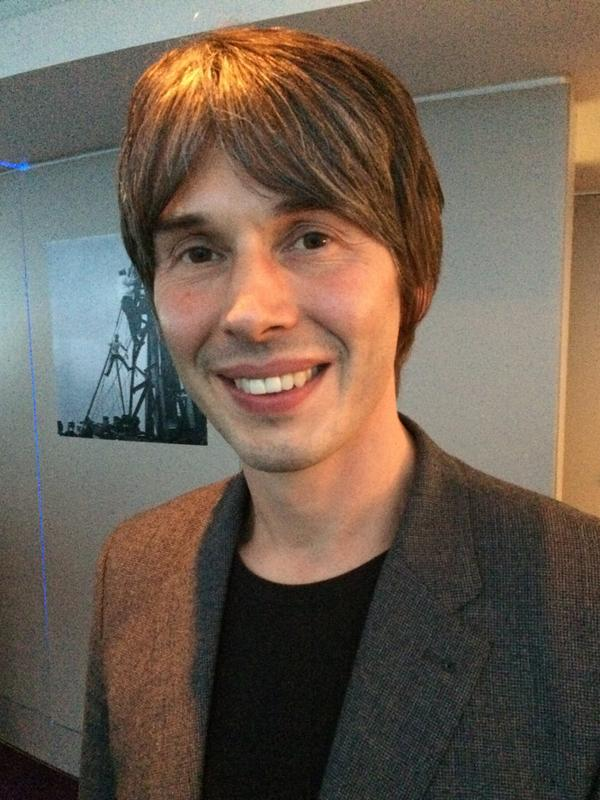
#> input picture image/00001.png, 600 x 800 px
$ python compute_seg_metrics_by_naver.py image/00001.png image/00001.png
#> lines starting #> are read from the running program, lines starting #| are printed output that depends on the picture
# =============================================================================
# Description   : Compute segmentation metrics (IoU, Boundary IoU, Boundary F1)
# Author        : Deepixel
# Created       : 2025-05-26
# Python        : 3.10
# opencv-python : 410.0.84
# numpy         : 1.26.4
# =============================================================================

import cv2
import numpy as np
import sys
import os
import glob
from pathlib import Path


def boundary_precision(predicted_boundary: np.ndarray, gt_boundary: np.ndarray, thickness=15) -> float:
    """
    Calculate boundary precision.

    Parameters
    ----------
    predicted_boundary : np.ndarray of shape (H, W), dtype=np.uint8
        Predicted boundary mask.
        0 for background, >0 for boundary pixels.

    gt_boundary : np.ndarray of shape (H, W), dtype=np.uint8
        Ground truth boundary mask.
        0 for background, >0 for boundary pixels.

    thickness : int, optional
        Thickness of the boundary to be considered. Default is 15.

    Returns
    -------
    precision : float
        Boundary precision score, rounded to 2 decimal places.
    """
    if np.sum(predicted_boundary) == 0:
        return 0.0

    # Dilate ground truth boundary for tolerance
    kernel = cv2.getStructuringElement(cv2.MORPH_RECT, (3, 3))
    dilated_gt = cv2.dilate(gt_boundary, kernel, iterations=thickness)

    # Count true positives (predicted boundary points within dilated GT boundary)
    true_positives = np.sum(predicted_boundary & dilated_gt)

    # Calculate precision
    precision = true_positives / np.sum(predicted_boundary)

    return precision


def boundary_recall(predicted_boundary: np.ndarray, gt_boundary: np.ndarray, thickness=15) -> float:
    """
    Calculate boundary recall.

    Parameters
    ----------
    predicted_boundary : np.ndarray of shape (H, W), dtype=np.uint8
        Predicted boundary mask.
        0 for background, >0 for boundary pixels.

    gt_boundary : np.ndarray of shape (H, W), dtype=np.uint8
        Ground truth boundary mask.
        0 for background, >0 for boundary pixels.

    thickness : int, optional
        Thickness of the boundary to be considered. Default is 15.

    Returns
    -------
    recall : float
        Boundary recall score, rounded to 2 decimal places.
    """
    if np.sum(gt_boundary) == 0:
        return 0.0

    # Dilate predicted boundary for tolerance
    kernel = cv2.getStructuringElement(cv2.MORPH_RECT, (3, 3))
    dilated_pred = cv2.dilate(predicted_boundary, kernel, iterations=thickness)

    # Count true positives (GT boundary points within dilated predicted boundary)
    true_positives = np.sum(gt_boundary & dilated_pred)

    # Calculate recall
    recall = true_positives / np.sum(gt_boundary)

    return recall


def extract_boundary(mask: np.ndarray, thickness=15):
    """
    Extract the boundary of a binary mask using morphological operations.

    Parameters
    ----------
    mask : np.ndarray of shape (H, W), dtype=np.uint8
        mask from which to extract the boundary.
        0 for background, >0 for foreground.

    thickness : int, optional
        Thickness of the boundary to be extracted. Default is 15.

    Returns
    -------
    boundary_mask : np.ndarray of shape (H, W), dtype=np.uint8
        mask representing the boundary.
        0 for background, >0 for boundary pixels.
    """

    kernel = cv2.getStructuringElement(cv2.MORPH_RECT, (thickness, thickness))
    dilated_mask = cv2.dilate(mask, kernel, iterations=1)
    eroded_mask = cv2.erode(mask, kernel, iterations=1)
    boundary_mask = dilated_mask - eroded_mask

    return boundary_mask


def compute_iou(true_mask: np.ndarray, pred_mask: np.ndarray) -> float:
    """
    Compute Intersection over Union (IoU) for binary masks.

    Parameters
    ----------
    true_mask : np.ndarray of shape (H, W), dtype=np.uint8
        Ground truth mask.
        0 for background, >0 for foreground.

    pred_mask : np.ndarray of shape (H, W), dtype=np.uint8
        Predicted mask.
        0 for background, >0 for foreground.

    Returns
    -------
    iou : float
        Intersection over Union score, rounded to 2 decimal places.
    """

    true_label = true_mask > 0
    true_class = pred_mask > 0

    intersection = np.sum(np.logical_and(true_label, true_class))
    union = np.sum(np.logical_or(true_label, true_class))

    iou = intersection / union if union > 0 else 0

    iou = round(iou * 100, 2)

    return iou


# [223 lines left out: functions compute_biou, compute_boundary_f1, check_alpha_channel_from_image, compute_boundary_f1_with_alpha, compute_biou_with_alpha, not called in this run]


def compute_metrics(gt_paths: list[str], pred_mask_paths: list[str], use_alpha_for_boundary: bool = True) -> tuple[float, float, float]:
    """
    Compute metrics for the portrait segmentation.

    Parameters
    ----------
    gt_paths : list of str
        List of paths to the ground truth masks.

    pred_mask_paths : list of str
        List of paths to the predicted binary masks.

    use_alpha_for_boundary : bool, optional
        Whether to use alpha channel for boundary metrics (BIoU and Boundary F1) calculation. Default is True.

    Returns
    -------
        miou (float): Mean Intersection over Union (using grayscale).
        mean_bd_f1 (float): Mean Boundary F1 score.
        mean_biou (float): Mean Boundary IoU.

    """
#> called with use_alpha_for_boundary = True
    print("=" * 80)
    print("🚀 Starting Segmentation Metrics Computation")
    print(f"📊 Total images to process: {len(pred_mask_paths)}")
    print(f"🎯 Using alpha channel for boundary metrics: {use_alpha_for_boundary}")
    print("=" * 80)
    print()

    TARGET_SIZE = (256, 256)

    miou = 0
    mean_bd_f1 = 0
    mean_biou = 0
    alpha_count = 0
    cnt = 0

    for gt_path, pred_mask_path in zip(gt_paths, pred_mask_paths):
        # 파일 존재 여부 확인
        if not os.path.exists(gt_path):
            print(f"❌ Error: GT file not found: {gt_path}")
            continue
        if not os.path.exists(pred_mask_path):
            print(f"❌ Error: Prediction file not found: {pred_mask_path}")
            continue

        print(f"📁 Processing GT: {gt_path}")
        print(f"📁 Processing Pred: {pred_mask_path}")

        # 1. GT 읽기 및 리사이즈 (그레이스케일)
        gt = cv2.imread(gt_path, cv2.IMREAD_GRAYSCALE)
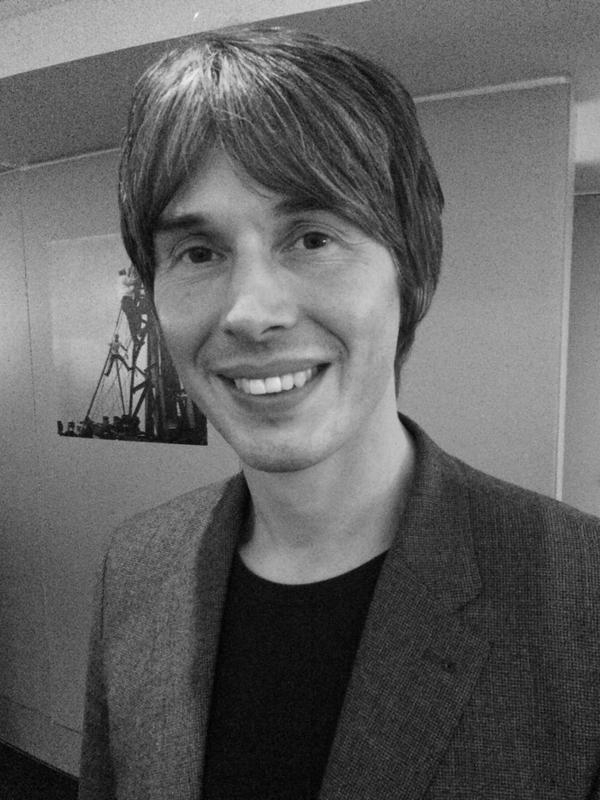
#> gt: shape (800, 600); min 0, max 253, mean 97.1
        if gt is None:
            print(f"❌ Error: Cannot read GT image: {gt_path}")
            continue
        resized_gt = cv2.resize(gt, TARGET_SIZE, interpolation=cv2.INTER_LINEAR)
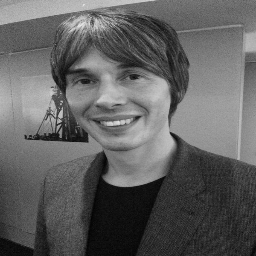
#> resized_gt: shape (256, 256); min 2, max 231, mean 97

        # 2. Pred 읽기 및 알파 채널 확인
        pred_img = cv2.imread(pred_mask_path, cv2.IMREAD_UNCHANGED)
#> pred_img is the input picture: shape (800, 600, 3); mean B, G, R 81.9, 94.8, 109.3
        if pred_img is None:
            print(f"❌ Error: Cannot read prediction image: {pred_mask_path}")
            continue

        # 3. 알파 채널 처리
        if len(pred_img.shape) == 3 and pred_img.shape[2] == 4:  # RGBA
            # pred_mask = pred_img[:, :, 3]  # 알파 채널 사용

            # ------------------- ➕ 추가 1----------------------------
            # rgb 이미지 추출 및 rgb 이미지를 grayscale로 변환
            sample = cv2.cvtColor(pred_img[:, :, :3], cv2.COLOR_BGR2GRAY)
            # foreground (사람)만 픽셀을 1로 만들고, 배경은 0으로 변환
            sample = np.where(sample > 0, 1, 0)
            # unsigned integer 8bit로 변환
            pseudo_mask = sample.astype(np.uint8)

            # [5 lines of commented-out code are left out]
            pred_mask = pseudo_mask
            # ------------------------------------------------------

            alpha_count += 1
            print(f"   ✅ Using alpha channel for metrics")
        else:
            # 알파 채널 없음 - 그레이스케일로 변환
            if len(pred_img.shape) == 3:
                pred_mask = cv2.cvtColor(pred_img, cv2.COLOR_BGR2GRAY)
            else:
                pred_mask = pred_img
            print(f"   ⚠️  No alpha channel - using grayscale")

        # 4. Pred 마스크 리사이즈
        resized_pred_mask = cv2.resize(pred_mask, TARGET_SIZE, interpolation=cv2.INTER_LINEAR)

        # -------------------➕ 추가 2----------------------------
        # 이 코드는 메트릭 연산의 안정성을 위해 추가된 코드입니다.

        # foreground (사람)만 픽셀을 1로 만들고, 배경은 0으로 변환
        resized_gt = np.where(resized_gt > 0, 1, 0)
#> resized_gt: shape (256, 256) int64; every value is 1
        # unsigned integer 8bit로 변환
        resized_gt = resized_gt.astype(np.uint8)
#> resized_gt: shape (256, 256); every value is 1
        # ------------------------------------------------------

        # 5. 메트릭 계산
        # IoU 계산
        iou = compute_iou(resized_gt, resized_pred_mask)
#> in compute_iou, `intersection = np.sum(np.logical_and(true_label, true_class))`: intersection = 65536
#> in compute_iou, `iou = intersection / union if union > 0 else 0`: iou = 1
#> in compute_iou, `iou = round(iou * 100, 2)`: iou = 100
#> iou = 100
        miou += iou
#> miou = 100

        # BIoU 계산
        true_boundaries = extract_boundary(resized_gt, thickness=15)
#> in extract_boundary, `boundary_mask = dilated_mask - eroded_mask`: boundary_mask: shape (256, 256); every value is 0
        pred_boundaries = extract_boundary(resized_pred_mask, thickness=15)
#> call 2 of extract_boundary, with thickness = 15
#> in extract_boundary (call 2), `dilated_mask = cv2.dilate(mask, kernel, iterations=1)`:
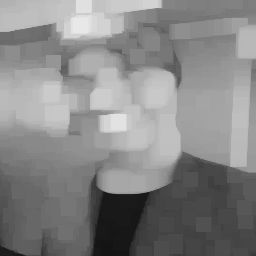
#> dilated_mask: shape (256, 256); min 20, max 232, mean 133.6
#> in extract_boundary (call 2), `eroded_mask = cv2.erode(mask, kernel, iterations=1)`:
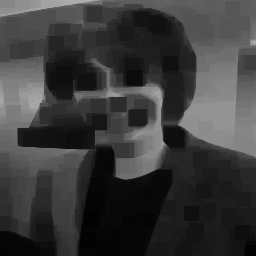
#> eroded_mask: shape (256, 256); min 2, max 177, mean 58.6
#> in extract_boundary (call 2), `boundary_mask = dilated_mask - eroded_mask`:
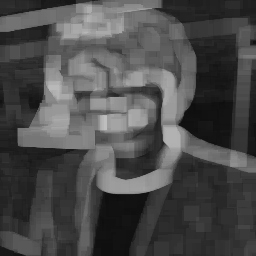
#> boundary_mask: shape (256, 256); min 13, max 190, mean 75
        biou = compute_iou(true_boundaries, pred_boundaries)
#> biou = 0
        mean_biou += biou
#> mean_biou = 0

        # Boundary F1 계산
        precision = boundary_precision(pred_boundaries, true_boundaries, thickness=2)
#> precision = 0
        recall = boundary_recall(pred_boundaries, true_boundaries, thickness=2)
#> recall = 0
        bd_f1 = 2 * precision * recall / (precision + recall) if (precision + recall) > 0 else 0
#> bd_f1 = 0
        bd_f1 = round(bd_f1 * 100, 2)
        mean_bd_f1 += bd_f1
#> mean_bd_f1 = 0

        cnt += 1
        print(f"✅ Processed {cnt}/{len(pred_mask_paths)} images")
        print("-" * 50)

    if cnt == 0:
        print("❌ Error: No images were successfully processed!")
        return 0.0, 0.0, 0.0

    miou = miou / cnt
    mean_bd_f1 = mean_bd_f1 / cnt
    mean_biou = mean_biou / cnt

    # 최종 결과 출력
    print()
    print("=" * 80)
    print("📈 FINAL RESULTS")
    print("=" * 80)
    print(f"🔍 Alpha channel statistics:")
    print(f"   - Images with alpha channel: {alpha_count}/{cnt} ({alpha_count/cnt*100:.1f}%)")
    print(f"   - Images without alpha channel: {cnt-alpha_count}/{cnt} ({(cnt-alpha_count)/cnt*100:.1f}%)")
    print()

    print(f"📊 Metrics Summary:")
    print(f"   - Mean IoU: {miou:.2f}%")
#|    - Mean IoU: 100.00%
    print(f"   - Mean Boundary F1: {mean_bd_f1:.2f}%")
#|    - Mean Boundary F1: 0.00%
    print(f"   - Mean Boundary IoU: {mean_biou:.2f}%")
#|    - Mean Boundary IoU: 0.00%
    print("=" * 80)

    return miou, mean_bd_f1, mean_biou


def get_image_files(path: str) -> list[str]:
    """
    Get list of image files from a path (file or directory).

    Parameters
    ----------
    path : str
        Path to file or directory.

    Returns
    -------
    image_files : list[str]
        List of image file paths.
    """
    if os.path.isfile(path):
        return [path]
    elif os.path.isdir(path):
        # 지원하는 이미지 확장자
        extensions = ['*.png', '*.jpg', '*.jpeg', '*.bmp', '*.tiff', '*.tif']
        image_files = []

        for ext in extensions:
            pattern = os.path.join(path, ext)
            image_files.extend(glob.glob(pattern))
            # 대소문자 구분 없이 검색
            pattern_upper = os.path.join(path, ext.upper())
            image_files.extend(glob.glob(pattern_upper))

        # 중복 제거 및 정렬
        image_files = sorted(list(set(image_files)))
        return image_files
    else:
        return []


def match_image_pairs(gt_path: str, pred_path: str) -> tuple[list[str], list[str]]:
    """
    Match GT and prediction image pairs from given paths by order (not by filename).

    Parameters
    ----------
    gt_path : str
        Path to GT file or directory.
    pred_path : str
        Path to prediction file or directory.

    Returns
    -------
    gt_files : list[str]
        List of matched GT file paths.
    pred_files : list[str]
        List of matched prediction file paths.
    """
    gt_files = get_image_files(gt_path)
    pred_files = get_image_files(pred_path)

    if not gt_files:
        print(f"❌ No image files found in GT path: {gt_path}")
        return [], []

    if not pred_files:
        print(f"❌ No image files found in prediction path: {pred_path}")
        return [], []

    print(f"📁 GT folder contains {len(gt_files)} images")
    print(f"📁 Prediction folder contains {len(pred_files)} images")

    # 순서대로 매칭 (파일명 비교 없음)
    min_count = min(len(gt_files), len(pred_files))

    if len(gt_files) != len(pred_files):
        print(f"⚠️  Warning: Different number of files in folders!")
        print(f"   GT: {len(gt_files)} files, Pred: {len(pred_files)} files")
        print(f"   Will process first {min_count} pairs")

    matched_gt = gt_files[:min_count]
    matched_pred = pred_files[:min_count]

    print(f"\n📊 Matching pairs by order:")
    for i, (gt_file, pred_file) in enumerate(zip(matched_gt, matched_pred), 1):
        print(f"   {i:3d}. {Path(gt_file).name} ↔ {Path(pred_file).name}")
        if i >= 5 and len(matched_gt) > 10:  # 처음 5개와 마지막 5개만 표시
            if i == 5:
                print(f"   ... (showing first 5 and last 5 of {len(matched_gt)} pairs)")
            if i < len(matched_gt) - 4:
                continue

    return matched_gt, matched_pred


if __name__ == "__main__":
    if len(sys.argv) < 3:
        print("Usage: python compute_seg_metrics_org.py <gt_path> <pred_path>")
        print("  <gt_path>   : Path to GT file or directory")
        print("  <pred_path> : Path to prediction file or directory")
        print()
        print("Examples:")
        print("  python compute_seg_metrics_org.py gt.png pred.png")
        print("  python compute_seg_metrics_org.py /path/to/gt_folder /path/to/pred_folder")
        print("  python compute_seg_metrics_org.py gt_folder pred_folder")
        sys.exit(1)

    gt_input = sys.argv[1]
    pred_input = sys.argv[2]

    print("=" * 80)
    print("🔍 ANALYZING INPUT PATHS")
    print("=" * 80)
    print(f"GT Input: {gt_input}")
    print(f"Prediction Input: {pred_input}")
    print()

    # 입력 경로 타입 확인
    gt_is_dir = os.path.isdir(gt_input)
    pred_is_dir = os.path.isdir(pred_input)

    print(f"GT Input Type: {'Directory' if gt_is_dir else 'File'}")
    print(f"Prediction Input Type: {'Directory' if pred_is_dir else 'File'}")
    print()

    # 이미지 파일 매칭
    gt_paths, pred_mask_paths = match_image_pairs(gt_input, pred_input)

    if not gt_paths or not pred_mask_paths:
        print("❌ No matching image pairs found!")
        sys.exit(1)

    print(f"\n📊 Found {len(gt_paths)} matching image pairs")
    print("=" * 80)

    # 알파 채널을 경계선 메트릭에 사용
    miou, mean_bd_f1, mean_biou = compute_metrics(gt_paths, pred_mask_paths, use_alpha_for_boundary=True)
#> miou = 100; mean_bd_f1 = 0; mean_biou = 0

    # 기존 방식과 비교하고 싶다면
    # miou_old, mean_bd_f1_old, mean_biou_old = compute_metrics(gt_paths, pred_mask_paths, use_alpha_for_boundary=False)
    # print(f"Mean Boundary F1 (without Alpha): {mean_bd_f1_old:.2f}%")
    # print(f"Mean Boundary IoU (without Alpha): {mean_biou_old:.2f}%")
